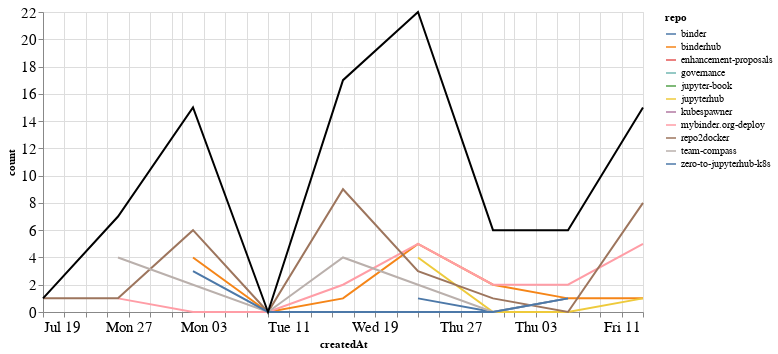

Notebook cell for this chart:
### Markdown cell above
## Comments

### Code cell
comments_time = comments.groupby('repo').resample('W', on='createdAt').count()['author'].reset_index()
comments_time = comments_time.rename(columns={'author': 'count'})
comments_time_total = comments_time.groupby('createdAt').agg({"count": "sum"}).reset_index()
ch1 = alt.Chart(comments_time, width=600).mark_line().encode(
    x='createdAt',
    y='count',
    color='repo',
    tooltip="repo"
)

ch2 = alt.Chart(comments_time_total, width=600).mark_line(color="black").encode(
    x='createdAt',
    y='count',
)

ch1 + ch2

### Figure 1 — Vega-Lite specification as saved in the notebook (floating-point values rounded to 4 significant figures)
{"config": {"axisLeft": {"labelFontSize": 15}, "axisBottom": {"labelFontSize": 15}}, "layer": [{"data": {"name": "data-1c6add2f07cd7a469a9dafdd37eb9c30"}, "mark": "line", "encoding": {"color": {"type": "nominal", "field": "repo"}, "tooltip": {"type": "nominal", "field": "repo"}, "x": {"type": "temporal", "field": "createdAt"}, "y": {"type": "quantitative", "field": "count"}}, "width": 600}, {"data": {"name": "data-7833cfa045b93c4d7b62e08d45c88488"}, "mark": {"type": "line", "color": "black"}, "encoding": {"x": {"type": "temporal", "field": "createdAt"}, "y": {"type": "quantitative", "field": "count"}}, "width": 600}], "$schema": "https://vega.github.io/schema/vega-lite/v4.8.1.json", "datasets": {"data-1c6add2f07cd7a469a9dafdd37eb9c30": [{"repo": "binder", "createdAt": "2020-08-23T00:00:00", "count": 1}, {"repo": "binder", "createdAt": "2020-08-30T00:00:00", "count": 0}, {"repo": "binder", "createdAt": "2020-09-06T00:00:00", "count": 1}, {"repo": "binderhub", "createdAt": "2020-08-02T00:00:00", "count": 4}, {"repo": "binderhub", "createdAt": "2020-08-09T00:00:00", "count": 0}, {"repo": "binderhub", "createdAt": "2020-08-16T00:00:00", "count": 1}, {"repo": "binderhub", "createdAt": "2020-08-23T00:00:00", "count": 5}, {"repo": "binderhub", "createdAt": "2020-08-30T00:00:00", "count": 2}, {"repo": "binderhub", "createdAt": "2020-09-06T00:00:00", "count": 1}, {"repo": "binderhub", "createdAt": "2020-09-13T00:00:00", "count": 1}, {"repo": "enhancement-proposals", "createdAt": "2020-08-16T00:00:00", "count": 1}, {"repo": "governance", "createdAt": "2020-08-23T00:00:00", "count": 2}, {"repo": "jupyter-book", "createdAt": "2020-08-30T00:00:00", "count": 1}, {"repo": "jupyterhub", "createdAt": "2020-08-23T00:00:00", "count": 4}, {"repo": "jupyterhub", "createdAt": "2020-08-30T00:00:00", "count": 0}, {"repo": "jupyterhub", "createdAt": "2020-09-06T00:00:00", "count": 0}, {"repo": "jupyterhub", "createdAt": "2020-09-13T00:00:00", "count": 1}, {"repo": "kubespawner", "createdAt": "2020-07-26T00:00:00", "count": 1}, {"repo": "mybinder.org-deploy", "createdAt": "2020-07-26T00:00:00", "count": 1}, {"repo": "mybinder.org-deploy", "createdAt": "2020-08-02T00:00:00", "count": 0}, {"repo": "mybinder.org-deploy", "createdAt": "2020-08-09T00:00:00", "count": 0}, {"repo": "mybinder.org-deploy", "createdAt": "2020-08-16T00:00:00", "count": 2}, {"repo": "mybinder.org-deploy", "createdAt": "2020-08-23T00:00:00", "count": 5}, {"repo": "mybinder.org-deploy", "createdAt": "2020-08-30T00:00:00", "count": 2}, {"repo": "mybinder.org-deploy", "createdAt": "2020-09-06T00:00:00", "count": 2}, {"repo": "mybinder.org-deploy", "createdAt": "2020-09-13T00:00:00", "count": 5}, {"repo": "repo2docker", "createdAt": "2020-07-19T00:00:00", "count": 1}, {"repo": "repo2docker", "createdAt": "2020-07-26T00:00:00", "count": 1}, {"repo": "repo2docker", "createdAt": "2020-08-02T00:00:00", "count": 6}, {"repo": "repo2docker", "createdAt": "2020-08-09T00:00:00", "count": 0}, {"repo": "repo2docker", "createdAt": "2020-08-16T00:00:00", "count": 9}, {"repo": "repo2docker", "createdAt": "2020-08-23T00:00:00", "count": 3}, {"repo": "repo2docker", "createdAt": "2020-08-30T00:00:00", "count": 1}, {"repo": "repo2docker", "createdAt": "2020-09-06T00:00:00", "count": 0}, {"repo": "repo2docker", "createdAt": "2020-09-13T00:00:00", "count": 8}, {"repo": "team-compass", "createdAt": "2020-07-26T00:00:00", "count": 4}, {"repo": "team-compass", "createdAt": "2020-08-02T00:00:00", "count": 2}, {"repo": "team-compass", "createdAt": "2020-08-09T00:00:00", "count": 0}, {"repo": "team-compass", "createdAt": "2020-08-16T00:00:00", "count": 4}, {"repo": "team-compass", "createdAt": "2020-08-23T00:00:00", "count": 2}, {"repo": "team-compass", "createdAt": "2020-08-30T00:00:00", "count": 0}, {"repo": "team-compass", "createdAt": "2020-09-06T00:00:00", "count": 1}, {"repo": "zero-to-jupyterhub-k8s", "createdAt": "2020-08-02T00:00:00", "count": 3}, {"repo": "zero-to-jupyterhub-k8s", "createdAt": "2020-08-09T00:00:00", "count": 0}, {"repo": "zero-to-jupyterhub-k8s", "createdAt": "2020-08-16T00:00:00", "count": 0}, {"repo": "zero-to-jupyterhub-k8s", "createdAt": "2020-08-23T00:00:00", "count": 0}, {"repo": "zero-to-jupyterhub-k8s", "createdAt": "2020-08-30T00:00:00", "count": 0}, {"repo": "zero-to-jupyterhub-k8s", "createdAt": "2020-09-06T00:00:00", "count": 1}], "data-7833cfa045b93c4d7b62e08d45c88488": [{"createdAt": "2020-07-19T00:00:00", "count": 1}, {"createdAt": "2020-07-26T00:00:00", "count": 7}, {"createdAt": "2020-08-02T00:00:00", "count": 15}, {"createdAt": "2020-08-09T00:00:00", "count": 0}, {"createdAt": "2020-08-16T00:00:00", "count": 17}, {"createdAt": "2020-08-23T00:00:00", "count": 22}, {"createdAt": "2020-08-30T00:00:00", "count": 6}, {"createdAt": "2020-09-06T00:00:00", "count": 6}, {"createdAt": "2020-09-13T00:00:00", "count": 15}]}}
